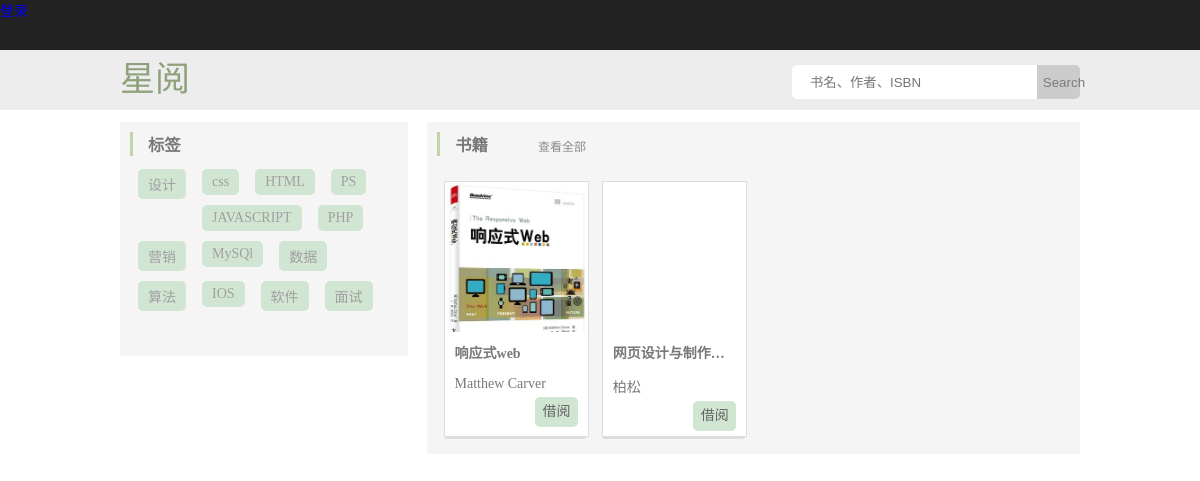
Page /page.php?id=2 on the committed database.
### tables this page shows
CREATE TABLE `book_label` (
  `id` int(11) NOT NULL,
  `label` varchar(120) NOT NULL COMMENT '标签名'
);

CREATE TABLE `book_list` (
  `id` int(11) NOT NULL,
  `book` varchar(120) NOT NULL COMMENT '书名',
  `author` varchar(120) NOT NULL COMMENT '作者',
  `isbn` varchar(30) NOT NULL COMMENT 'ISBN码',
  `book_face` varchar(120) NOT NULL COMMENT '封面',
  `label` varchar(255) NOT NULL COMMENT '书的标签',
  `message` text NOT NULL COMMENT '书的说明',
  `level` int(11) NOT NULL COMMENT '书的级别（1：未借，0：借出，2：电子书）',
  `user_id` int(11) NOT NULL COMMENT '借书的用户'
);

### inc/db.php (called while the page is built, shortened)
<?php
class db{
	public $db;
	public function __construct(){
		$this->db = new mysqli('127.0.0.1',$GLOBALS['config']['user'],$GLOBALS['config']['password'],$GLOBALS['config']['database']);
		$this->db->set_charset('utf8');
	}
	public function query($sql){
		return $this->db->query($sql);
	}
	public function fetch($result){
		$data =[];
		while($row = mysqli_fetch_assoc($result)){
			$data []= $row;
		}
		return $data;
	}
}

### config/config.php (called while the page is built, shortened)
<?php
require_once 'inc/db.php';
$db=new db;

### page.php (the view)
<?php
require_once 'header.php';
$id = $_GET['id'];
?>
	<article class="wrap main_content">
		<div class="main">
			<div class="aside">
				<section class="label clear">
					<h3>标签</h3>
					<ul>
				<?php
					$label = $db->fetch($db->query("SELECT * FROM `book_label`"));
					foreach ($label as $k => $v) {
				?>
						<li><a href="page.php?id=<?=$v['id']?>"><?=$v['label']?></a></li>
				<?php } ?>
					</ul>
				</section>
			</div>
			<section class="content">
				<h3>书籍<a href="bookMore.php" class="more">查看全部</a></h3>
				<ul>
			<?php  $bookList = $db->fetch($db->query("SELECT * FROM `book_list` WHERE FIND_IN_SET('$id',label)"));
			if(empty($bookList)){
				echo '该类型的书籍尚未储存数据或已删除，请咨询管理员';
			}else{
					foreach ($bookList as $k => $v) {
			?>
					<li>
						<span class="book_face" style="background-image: url(<?=$v['book_face']?>)"></span>
						<span class="book_message">
							<strong><?=$v['book']?></strong>
							<span class="book_user"><?=$v['author']?></span>
							<a href="#" class="borrow">借阅</a>
						</span>
					</li>
			<?php  }}	 ?>
				</ul>
			</section>
		</div>
	</article>

### source/css/index.css (style rules this page uses)
body { font-family: "Microsoft Yahei";font-size: 14px;color:#787878; }
caption, tbody, tfoot, thead, tr, th, td, html, body, div, span, applet, object, iframe, h1, h2, h3, h4, h5, h6, p, blockquote, pre, a, abbr, acronym, address, big, cite, code, del, dfn, em, img, ins, kbd, q, s, samp, small, strike, strong, sub, sup, tt, var, dd, dl, dt, li, ol, ul, fieldset, form, label, legend, table { margin: 0px; padding: 0px; }
ul, li, ol { list-style: none; }
a { text-decoration: none; }
.wrap { width: 100%;margin: 0 auto; }
.main { width: 80%;max-width: 1200px;margin: 0 auto; }
h3 { margin-bottom: 3%;padding-left: 15px;border-left: 3px solid #c2d4aa; }
.more { font-size: 12px;font-weight: lighter;margin-left: 50px;color:#898989; }
.clear:after { content: "";display: block;clear: both; }
.main_content { margin-top:1%; }
.aside, .content { min-height: 200px; background: #f5f5f5; box-sizing: border-box; padding: 10px; }
.aside { width: 30%;float: left; }
.aside section { margin-bottom: 30px; }
.aside section li a { float: left; }
.label li a { padding: 5px 10px;background:#d1e5d3;margin: 5px 8px;color:#a0a0a0;border-radius: 5px; }
.content { margin-left:32%;zoom:1; }
.content>ul { display: flex;flex-wrap: wrap; }
.book_face { height:150px;display: block;position: relative; background-size: cover; }
.book_user, .content>ul li strong { text-overflow:ellipsis; overflow:hidden; white-space:nowrap; }
.book_message { display: block;box-sizing: border-box;padding: 10px; }
.book_message>* { display: block; }
.borrow { width: 35%;line-height: 30px;text-align: center;background: #d1e5d3;border-radius: 5px;float: right;margin: 5px 0;color: #636363; }
.content>ul li { width: 23%;min-height:250px;background: #fff;margin:1%;position: relative;box-sizing: border-box;border: 1px solid #ddd; }
.content>ul li:before, .content>ul li:after { position: absolute;border-bottom: 1px solid #ddd;content: "";display: block;margin: 0 auto; }
.content>ul li:before { bottom: -2px;width: 99%; }
.content>ul li:after { bottom: -3px;width: 98%; }
.content>ul li strong { margin-bottom:1em; }

### rows in the picture
book_label: label "设计"
book_label: label "css"
book_label: label "HTML"
book_label: label "PS"
book_label: label "JAVASCRIPT"
book_label: label "PHP"
book_label: label "营销"
book_label: label "MySQl"
book_label: label "数据"
book_label: label "算法"
book_label: label "IOS"
book_label: label "软件"
book_label: label "面试"
book_list: book_face (picture), book "响应式web", author "Matthew Carver"
book_list: book "网页设计与制作…", author "柏松"
